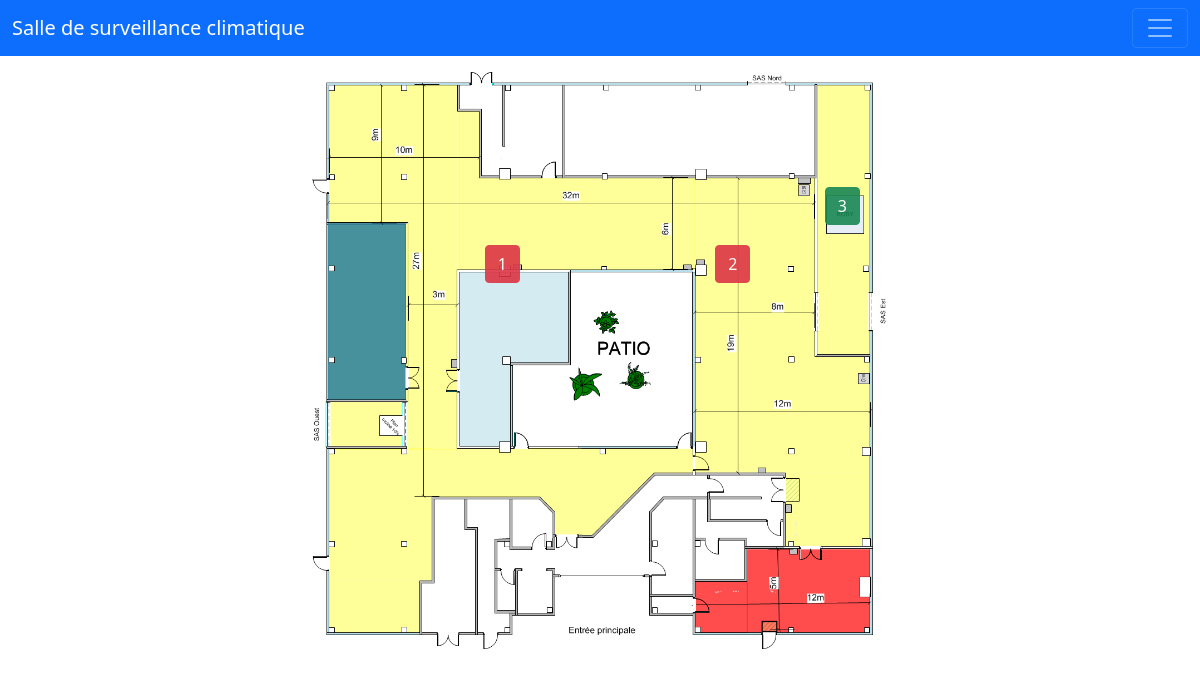
Before: / with the older database file.
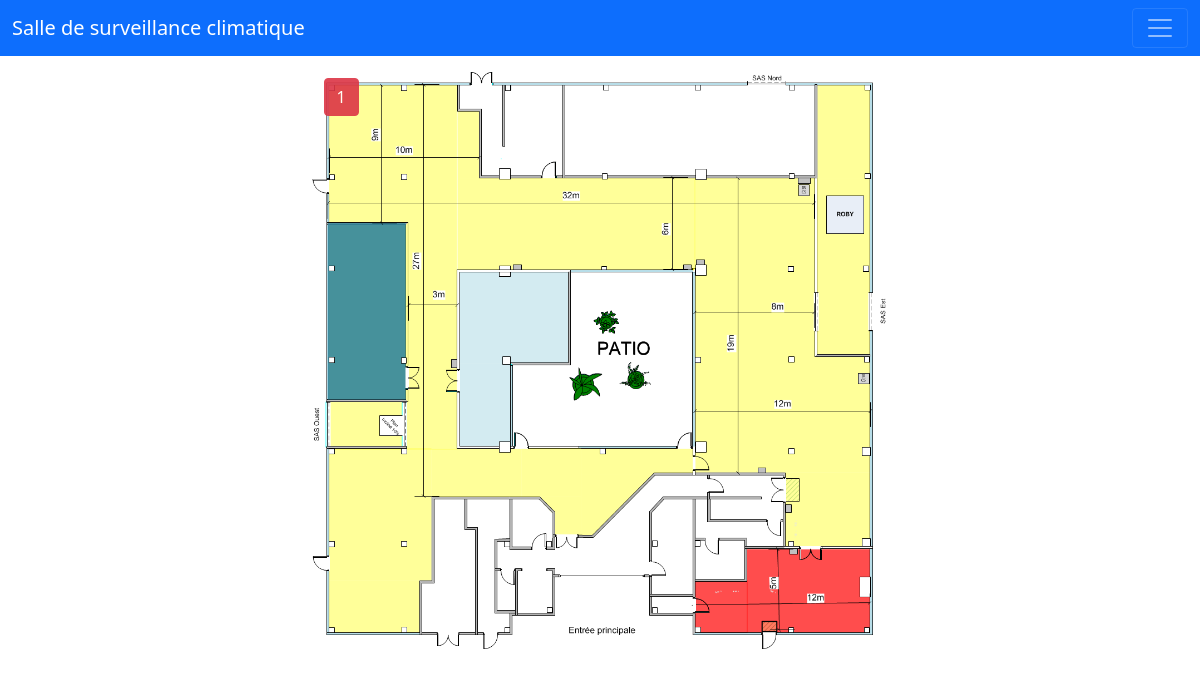
After: the same page with the newer database file.
### tables this page shows
CREATE TABLE mesures(id INTEGER PRIMARY KEY AUTOINCREMENT, id_capteur INTEGER, date TEXT, temperature REAL, humidity REAL, battery REAL, capteur_status TEXT);

CREATE TABLE capteurs
(id INTEGER PRIMARY KEY AUTOINCREMENT,
id_capteur INTEGER,
nom TEXT, position_x REAL, position_y REAL,
date_on_service TEXT, date_last_error TEXT,
limit_mini_temperature REAL,
limit_maxi_temperature REAL,
limit_mini_humidity REAL,
limit_maxi_humidity REAL);

### index.php (the view, shortened to what this page needs)
<!DOCTYPE html>
<html>
  <head>
    <link rel="stylesheet" type="text/css" href="css/bootstrap.min.css">
    <link rel="stylesheet" type="text/css" href="css/style.css">
    <?php include('sqlite_connection.php') ?>
    <?php include('data_index.php') ?>
  </head>
  <body>
    <?php include('navbar.php') ?>
    <div class="container-fluid">
      <div class="mt-3 row">
        <div class="col-3">
        </div>
        <div class="col-6">
          <div class="position-relative">
            <img src="/img/Plan_salle_RDC.png" class="img-fluid" alt="Plan de la salle">
            <?php
              foreach ($capteurs as $capteur) { ?>
                <div class="position-absolute" style="top: <?php echo (int) $capteur['position_y'] ?>%; left: <?php echo (int) $capteur['position_x'] ?>%;">
                  <span class="d-inline-block" tabindex="0" data-bs-toggle="popover" data-bs-trigger="hover focus" data-bs-html="true" title="<a href='capteur.php?id_capteur=<?php echo $capteur['id_capteur'] ?>'>Informations Capteur n°<?php echo $capteur['id_capteur'] ?></a>" data-bs-content="<?php echo $capteur['content'] ?>">
                    <button class="btn btn-<?php echo $capteur['depassement']?>" type="button" disabled><?php echo $capteur['id_capteur'] ?></button>
                  </span>
                </div>
              <?php }
            ?>
          </div>
        </div>
      </div>
    </div>
  </body>
</html>

### data_index.php
<?php
$query = "SELECT DISTINCT id_capteur, position_x, position_y from capteurs";
$results = $dbh->query($query)->fetchAll();
$capteurs = array();
foreach ($results as $id_capteur) {
	$query = "SELECT MAX(mesures.id), * FROM mesures INNER JOIN capteurs WHERE mesures.id_capteur = ".$id_capteur['id_capteur']. " AND capteurs.id_capteur = ".$id_capteur['id_capteur'];
	$datas = $dbh->query($query)->fetchAll()[0];
	if (empty($datas['id'])) {
		$id_capteur['content'] = "Pas de mesure.";
		$id_capteur['depassement'] = "primary";
		array_push($capteurs, $id_capteur);
	}
	else {
		$battery = $datas['battery']." %";
		if ($datas['battery'] < 15) {
			$battery = "<span class='erreurValeur'>".$datas['battery']."%</span>";
		}
		$temperature = $datas['temperature']."°C";
		if ($datas['temperature'] > $datas['limit_maxi_temperature'] or $datas['temperature'] < $datas['limit_mini_temperature']) {
			$temperature = "<span class='erreurValeur'>".$datas['temperature']."°C</span>";
		}
		$humidity = $datas['humidity']."%";
		if ($datas['humidity'] > $datas['limit_maxi_humidity'] or $datas['humidity'] < $datas['limit_mini_humidity'] ) {
			$humidity = "<span class='erreurValeur'>".$datas['humidity']."%</span>";
		}
		$content = "Date : ".$datas['date'] ."<br> Temperature : ".$temperature." <br> Humidite : " .$humidity ." <br> Batterie : " .$battery;
		$datas['content'] = $content;
		if ($datas['temperature'] > $datas['limit_maxi_temperature'] or $datas['temperature'] < $datas['limit_mini_temperature'] or $datas['humidity'] > $datas['limit_maxi_humidity'] or $datas['humidity'] < $datas['limit_mini_humidity'] or $datas['battery'] < 15)
		{
			$datas['depassement'] = "danger";
		}
		else
		{
			$datas['depassement'] = "success";
		}
		array_push($capteurs, $datas);
	}
}

### navbar.php (shortened to what this page needs)
<nav class="navbar navbar-dark bg-primary">
	<div class="container-fluid">
	  <a class="navbar-brand" href="index.php">Salle de surveillance climatique</a>
	  <button class="navbar-toggler" type="button" data-bs-toggle="collapse" data-bs-target="#navbarNavDropdown" aria-controls="navbarNavDropdown" aria-expanded="false" aria-label="Toggle navigation">
		<span class="navbar-toggler-icon"></span>
	  </button>
	</div>
</nav>

### css/style.css (style rules this page uses)
html, body { margin: 0; padding: 0; }
.btn:disabled { opacity: 0.90; }

Changed rows visible on the page:
removed mesures: id_capteur.id_capteur "2"
removed mesures: capteurs.id_capteur "3"
